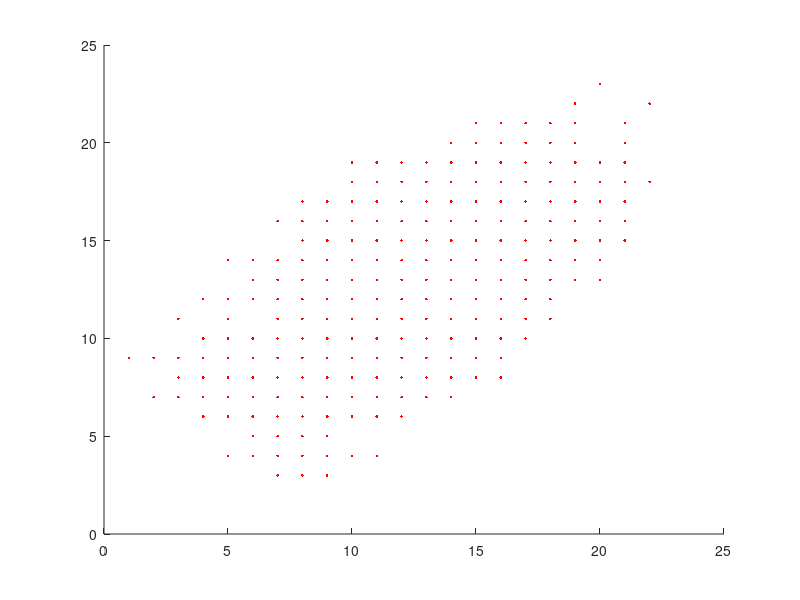

Write MATLAB code to recreate this figure.
%Total seconds: 11
hold on;
AUTOBOXTS= [
1 9 ;
2 7 ;
2 9 ;
3 7 ;
3 8 ;
3 9 ;
3 11 ;
4 6 ;
4 7 ;
4 8 ;
4 9 ;
4 10 ;
4 12 ;
5 4 ;
5 6 ;
5 7 ;
5 8 ;
5 9 ;
5 10 ;
5 11 ;
5 12 ;
5 14 ;
6 4 ;
6 5 ;
6 6 ;
6 7 ;
6 8 ;
6 9 ;
6 10 ;
6 12 ;
6 13 ;
6 14 ;
7 3 ;
7 4 ;
7 5 ;
7 6 ;
7 7 ;
7 8 ;
7 9 ;
7 10 ;
7 11 ;
7 12 ;
7 13 ;
7 14 ;
7 16 ;
8 3 ;
8 4 ;
8 5 ;
8 6 ;
8 7 ;
8 8 ;
8 9 ;
8 10 ;
8 11 ;
8 12 ;
8 13 ;
8 14 ;
8 15 ;
8 16 ;
8 17 ;
9 3 ;
9 4 ;
9 5 ;
9 6 ;
9 7 ;
9 8 ;
9 9 ;
9 10 ;
9 11 ;
9 12 ;
9 13 ;
9 14 ;
9 15 ;
9 16 ;
9 17 ;
10 4 ;
10 6 ;
10 7 ;
10 8 ;
10 9 ;
10 10 ;
10 11 ;
10 12 ;
10 13 ;
10 14 ;
10 15 ;
10 16 ;
10 17 ;
10 18 ;
10 19 ;
11 4 ;
11 6 ;
11 7 ;
11 8 ;
11 9 ;
11 10 ;
11 11 ;
11 12 ;
11 13 ;
11 14 ;
11 15 ;
11 16 ;
11 17 ;
11 18 ;
11 19 ;
12 6 ;
12 7 ;
12 8 ;
12 9 ;
12 10 ;
12 11 ;
12 12 ;
12 13 ;
12 14 ;
12 15 ;
12 16 ;
12 17 ;
12 18 ;
12 19 ;
13 7 ;
13 8 ;
13 9 ;
13 10 ;
13 11 ;
13 12 ;
13 13 ;
13 14 ;
13 15 ;
13 16 ;
13 17 ;
13 18 ;
13 19 ;
14 7 ;
14 8 ;
14 9 ;
14 10 ;
14 11 ;
14 12 ;
14 13 ;
14 14 ;
14 15 ;
14 16 ;
14 17 ;
14 18 ;
14 19 ;
14 20 ;
15 8 ;
15 9 ;
15 10 ;
15 11 ;
15 12 ;
15 13 ;
15 14 ;
15 15 ;
15 16 ;
15 17 ;
15 18 ;
15 19 ;
15 20 ;
15 21 ;
16 8 ;
16 9 ;
16 10 ;
16 11 ;
16 12 ;
16 13 ;
16 14 ;
16 15 ;
16 16 ;
16 17 ;
16 18 ;
16 19 ;
16 20 ;
16 21 ;
17 10 ;
17 11 ;
17 12 ;
17 13 ;
17 14 ;
17 15 ;
17 16 ;
17 17 ;
17 18 ;
17 19 ;
17 20 ;
17 21 ;
18 11 ;
18 12 ;
18 13 ;
18 14 ;
18 15 ;
18 16 ;
18 17 ;
18 18 ;
18 19 ;
18 20 ;
18 21 ;
19 13 ;
19 14 ;
19 15 ;
19 16 ;
19 17 ;
19 18 ;
19 19 ;
19 20 ;
19 21 ;
19 22 ;
20 13 ;
20 14 ;
20 15 ;
20 16 ;
20 17 ;
20 18 ;
20 19 ;
20 23 ;
21 15 ;
21 16 ;
21 17 ;
21 18 ;
21 19 ;
21 20 ;
21 21 ;
22 18 ;
22 22 ;
];
plot(AUTOBOXTS(:,1),AUTOBOXTS(:,2),'r.');
